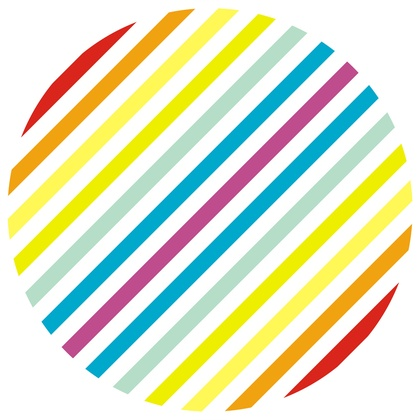
%> input picture color_test.jpg, 420 x 420 px, shrunk from 1024 x 1024 before the run
$ octave GFD_main.m   (GNU Octave 9; MATLAB toolbox functions it lacks are replaced by stand-ins)
%> lines starting %> are read from the running program, lines starting %| are printed output that depends on the picture
### imc2p.m
%Polar coordinates
function pcimg=imc2p(img,rmax,angle)

   if nargin < 1
      error('Please specify an image!');
   end

%    img = double(img);
   [rows,cols,repeat] = size(img);
   yc = round(rows/2);
   xc = round(cols/2);

   if exist('radius','var') == 0
      rmax = min(round(rows/2),round(cols/2))-1;
   end

   if exist('angle','var') == 0
      angle = 360;
   end

   pcimg = [];
   for k=1:repeat
       i = 1;
       for r=0:rmax
           j = 1;
           for a=0:2*pi/angle:2*pi-2*pi/angle
               pcimg(i,j,k) = img(yc+round(r*sin(a)),xc+round(r*cos(a)));
               j = j + 1;
           end
           i = i + 1;
       end
   end
end

### GFD_main.m
%Matlab code of Generic Fourier descriptor (GFD)
%by Heng Li at Beijing Instituteof Technology
%Reference:D. Zhang and G. Lu, "Shape-based image retrieval using generic
%Fourier descriptor," Signal Processing: Image Communication, vol. 17, pp. 825-848, 2002.
clear;
close all
%Image read
input=im2double(imread('color_test.jpg'));%gray image read
im1=rgb2gray(input);
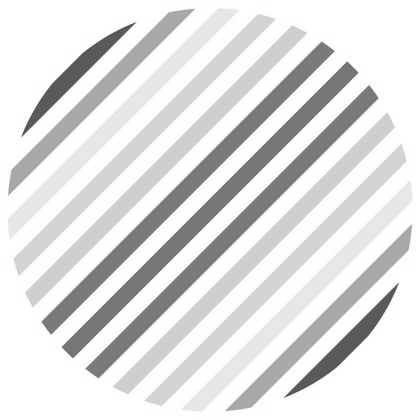
%> im1: size 420x420 double; min 0.275, max 1, mean 0.881
im2=imrotate(rgb2gray(input),90);
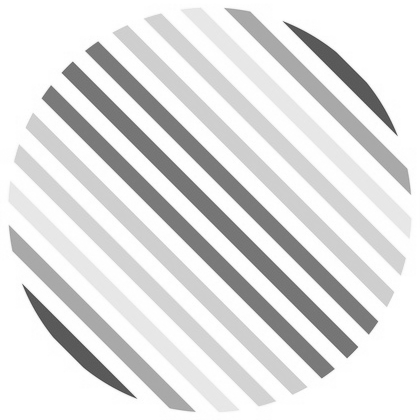
%> im2: size 420x420 double; min 0.275, max 1, mean 0.881; mean of the top-left, top-right, bottom-left and bottom-right quarters 0.865, 0.897, 0.897, 0.865
%2D Fourier
figure('name','2D Fourier');
subplot(2,2,1)
imshow(im1,'Border','tight');
subplot(2,2,2)
imshow(im2,'Border','tight');
fim1=abs(fft2(im1));
fim2=abs(fft2(im2));
subplot(2,2,3)
imagesc(log(fftshift(fim1)+1));
subplot(2,2,4)
imagesc(log(fftshift(fim2)+1));
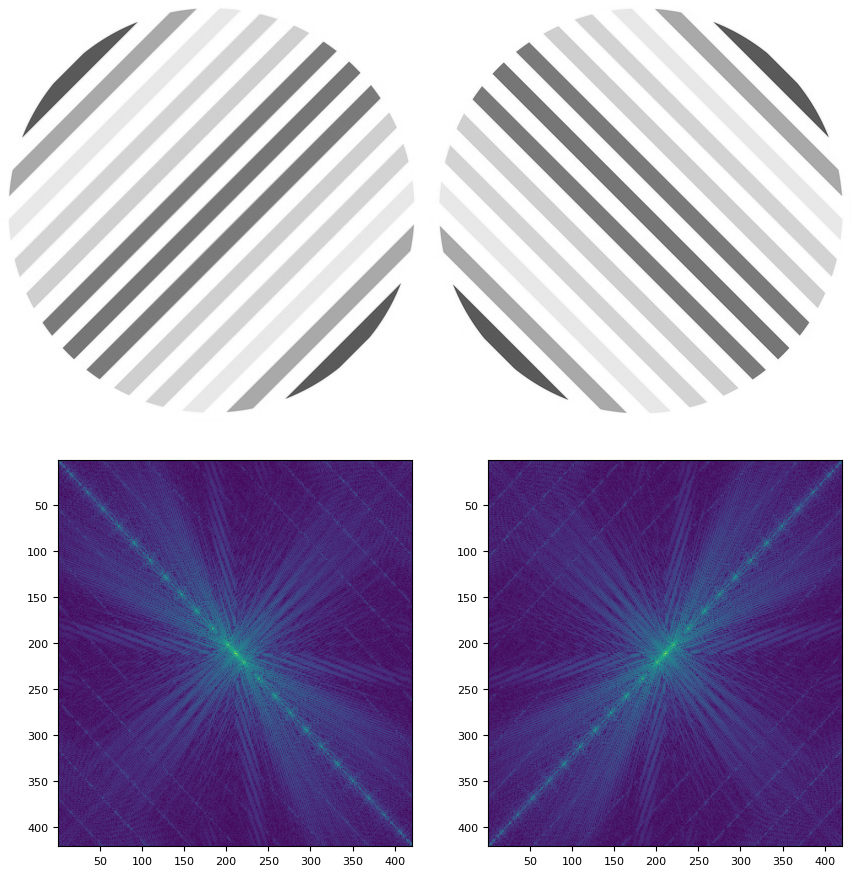
%> figure redrawn from the program's plot data, 4 panels
%GFD
figure('name','GFD');
pcimg1=imc2p(im1);%put into polar space
%> after the loop in imc2p, `for k=1:repeat`:
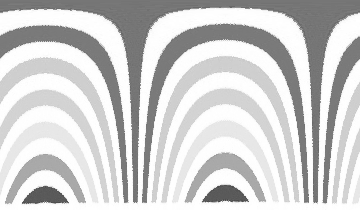
%> pcimg: size 210x360 double; min 0.283, max 1, mean 0.813
subplot(2,2,1),imshow(pcimg1,'Border','tight');
pcimg2=imc2p(im2);%put into polar space
%> after the loop in imc2p (call 2), `for k=1:repeat`:
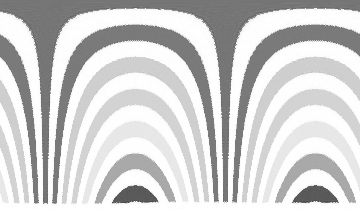
%> pcimg: size 210x360 double; min 0.275, max 1, mean 0.813
fpcimg2=fft2(pcimg2);
subplot(2,2,2), imshow(pcimg2,'Border','tight');

pf1=abs(fft2(pcimg1));
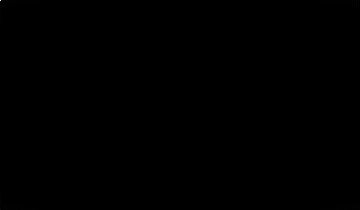
%> pf1: size 210x360 double; min 0.0243, max 61438.6, mean 19; drawn with min black and max white
output1=log(fftshift(pf1)+1);
subplot(2,2,3), imagesc(output1);
pf2=abs(fft2(pcimg2));
output2=log(fftshift(pf2)+1);
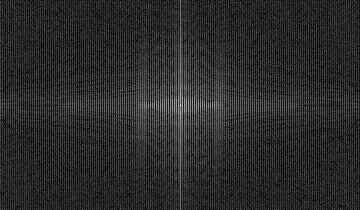
%> output2: size 210x360 double; min 0.00758, max 11.03, mean 1.9; drawn with min black and max white
subplot(2,2,4), imagesc(output2);

$ run again, with QGFD.png saved as color_test.jpg
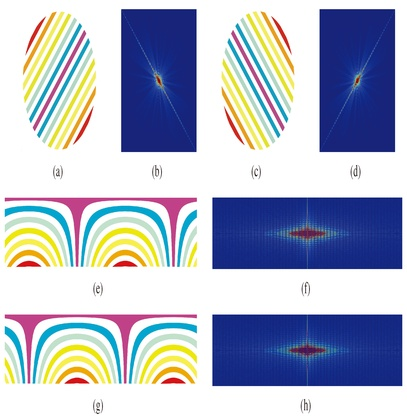
%> input picture QGFD.png, 407 x 420 px, shrunk from 2220 x 2290 before the run
%> after the loop in imc2p (call 2), `for k=1:repeat`:
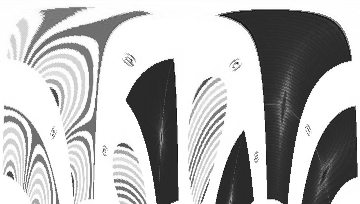
%> pcimg: size 204x360 double; min 0.0552, max 1, mean 0.722; mean of the top-left, top-right, bottom-left and bottom-right quarters 0.831, 0.671, 0.769, 0.618
%> `output1=log(fftshift(pf1)+1);`:
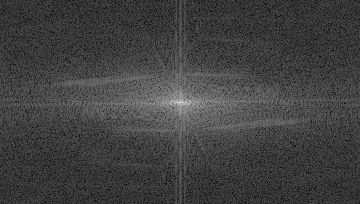
%> output1: size 204x360 double; min 0.0207, max 10.88, mean 2.8; drawn with min black and max white
